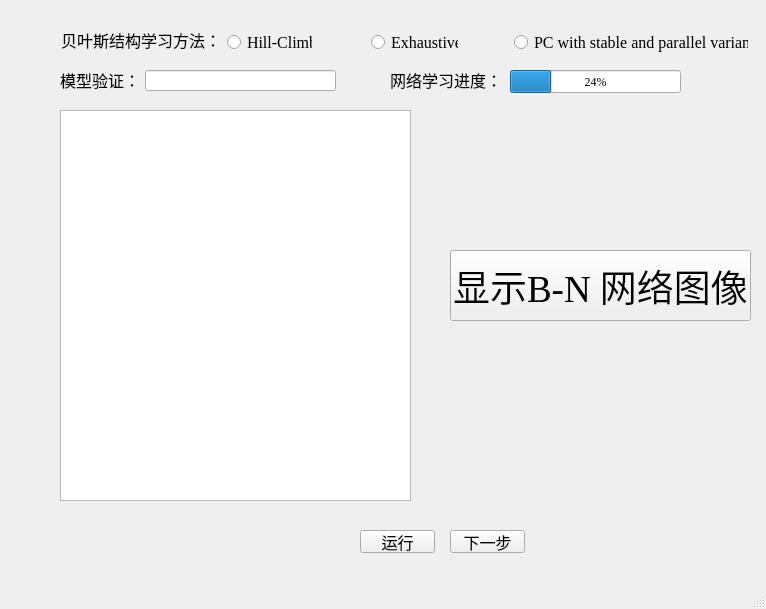
<?xml version="1.0" encoding="UTF-8"?>
<ui version="4.0">
 <class>MainWindow</class>
 <widget class="QMainWindow" name="MainWindow">
  <property name="geometry">
   <rect>
    <x>0</x>
    <y>0</y>
    <width>766</width>
    <height>609</height>
   </rect>
  </property>
  <property name="font">
   <font>
    <family>Times New Roman</family>
   </font>
  </property>
  <property name="windowTitle">
   <string>模型学习</string>
  </property>
  <widget class="QWidget" name="centralwidget">
   <widget class="QPushButton" name="learningButton">
    <property name="geometry">
     <rect>
      <x>360</x>
      <y>530</y>
      <width>75</width>
      <height>23</height>
     </rect>
    </property>
    <property name="font">
     <font>
      <family>Times New Roman</family>
      <pointsize>12</pointsize>
     </font>
    </property>
    <property name="text">
     <string>运行</string>
    </property>
   </widget>
   <widget class="QPushButton" name="Nextbutton2">
    <property name="geometry">
     <rect>
      <x>450</x>
      <y>530</y>
      <width>75</width>
      <height>23</height>
     </rect>
    </property>
    <property name="font">
     <font>
      <family>Times New Roman</family>
      <pointsize>12</pointsize>
     </font>
    </property>
    <property name="text">
     <string>下一步</string>
    </property>
   </widget>
   <widget class="QTableView" name="graphview">
    <property name="geometry">
     <rect>
      <x>60</x>
      <y>110</y>
      <width>351</width>
      <height>391</height>
     </rect>
    </property>
   </widget>
   <widget class="QRadioButton" name="Method1Button">
    <property name="geometry">
     <rect>
      <x>227</x>
      <y>31</y>
      <width>85</width>
      <height>23</height>
     </rect>
    </property>
    <property name="font">
     <font>
      <family>Times New Roman</family>
      <pointsize>12</pointsize>
     </font>
    </property>
    <property name="text">
     <string>Hill-Climb</string>
    </property>
    <attribute name="buttonGroup">
     <string notr="true">buttonGroup</string>
    </attribute>
   </widget>
   <widget class="QLabel" name="label">
    <property name="geometry">
     <rect>
      <x>61</x>
      <y>31</y>
      <width>160</width>
      <height>18</height>
     </rect>
    </property>
    <property name="font">
     <font>
      <family>AcadEref</family>
      <pointsize>12</pointsize>
     </font>
    </property>
    <property name="text">
     <string>贝叶斯结构学习方法：</string>
    </property>
   </widget>
   <widget class="QRadioButton" name="Method2Button">
    <property name="geometry">
     <rect>
      <x>371</x>
      <y>31</y>
      <width>87</width>
      <height>23</height>
     </rect>
    </property>
    <property name="font">
     <font>
      <family>Times New Roman</family>
      <pointsize>12</pointsize>
     </font>
    </property>
    <property name="text">
     <string>Exhaustive</string>
    </property>
    <attribute name="buttonGroup">
     <string notr="true">buttonGroup</string>
    </attribute>
   </widget>
   <widget class="QRadioButton" name="Method3Button">
    <property name="geometry">
     <rect>
      <x>514</x>
      <y>31</y>
      <width>234</width>
      <height>23</height>
     </rect>
    </property>
    <property name="font">
     <font>
      <family>Times New Roman</family>
      <pointsize>12</pointsize>
     </font>
    </property>
    <property name="text">
     <string>PC with stable and parallel variants</string>
    </property>
    <attribute name="buttonGroup">
     <string notr="true">buttonGroup</string>
    </attribute>
   </widget>
   <widget class="QLineEdit" name="v_result">
    <property name="geometry">
     <rect>
      <x>145</x>
      <y>70</y>
      <width>191</width>
      <height>21</height>
     </rect>
    </property>
   </widget>
   <widget class="QLabel" name="label_2">
    <property name="geometry">
     <rect>
      <x>60</x>
      <y>70</y>
      <width>80</width>
      <height>19</height>
     </rect>
    </property>
    <property name="font">
     <font>
      <family>Times New Roman</family>
      <pointsize>12</pointsize>
     </font>
    </property>
    <property name="text">
     <string>模型验证：</string>
    </property>
   </widget>
   <widget class="QPushButton" name="BNButton">
    <property name="geometry">
     <rect>
      <x>450</x>
      <y>250</y>
      <width>301</width>
      <height>71</height>
     </rect>
    </property>
    <property name="font">
     <font>
      <family>Times New Roman</family>
      <pointsize>28</pointsize>
     </font>
    </property>
    <property name="focusPolicy">
     <enum>Qt::StrongFocus</enum>
    </property>
    <property name="layoutDirection">
     <enum>Qt::LeftToRight</enum>
    </property>
    <property name="autoFillBackground">
     <bool>false</bool>
    </property>
    <property name="text">
     <string>显示B-N 网络图像</string>
    </property>
    <property name="autoDefault">
     <bool>false</bool>
    </property>
   </widget>
   <widget class="QProgressBar" name="progressBar">
    <property name="geometry">
     <rect>
      <x>510</x>
      <y>70</y>
      <width>171</width>
      <height>23</height>
     </rect>
    </property>
    <property name="value">
     <number>24</number>
    </property>
   </widget>
   <widget class="QLabel" name="label_3">
    <property name="geometry">
     <rect>
      <x>390</x>
      <y>70</y>
      <width>111</width>
      <height>19</height>
     </rect>
    </property>
    <property name="font">
     <font>
      <family>Times New Roman</family>
      <pointsize>12</pointsize>
     </font>
    </property>
    <property name="text">
     <string>网络学习进度：</string>
    </property>
   </widget>
  </widget>
  <widget class="QMenuBar" name="menubar">
   <property name="geometry">
    <rect>
     <x>0</x>
     <y>0</y>
     <width>766</width>
     <height>21</height>
    </rect>
   </property>
  </widget>
  <widget class="QStatusBar" name="statusbar"/>
 </widget>
 <resources/>
 <connections/>
 <buttongroups>
  <buttongroup name="buttonGroup"/>
 </buttongroups>
</ui>
